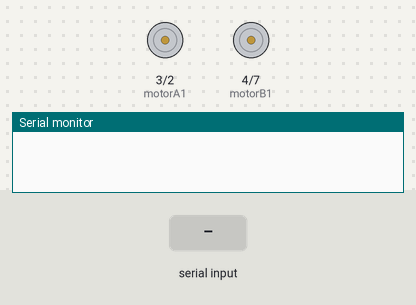
Simulated run of this sketch. Board: Arduino Uno, built with avr-gcc and run on an emulated ATmega328P. Parts: motor-driver pin pairs drawn as motors (green arrow = first pin HIGH = forward, orange = second pin HIGH = backward, longer = more drive, scaled by the enable pin), the last lines printed to the serial monitor. The test bench sets the inputs (shaded band).

Above: at 1.2 s.
1.3 s: "F" received over the second serial link
At 2.3 s:
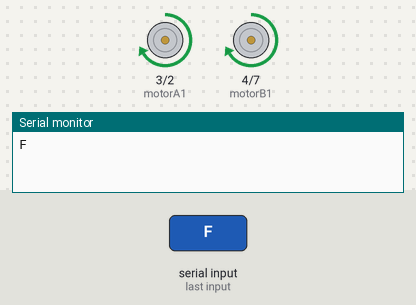
2.8 s: "G" received over the second serial link
At 3.4 s:
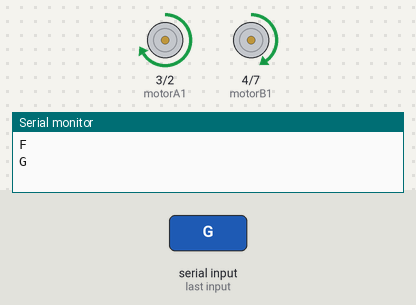
4.3 s: "I" received over the second serial link
At 5.7 s:
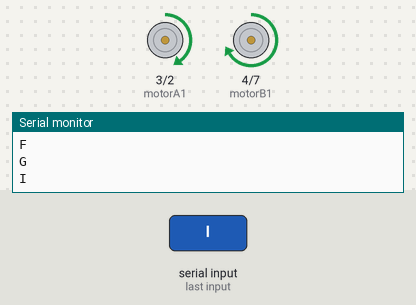
Timing chart, 0 to 7.3 s (numbered marks = the images above; inputs shaded):
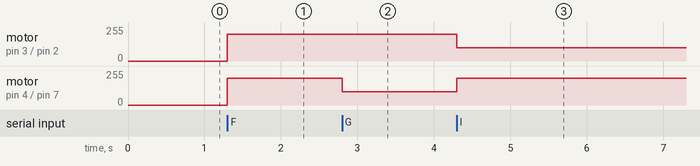

Measured:
- after the input at 1.3 s, motor on pin 3 (motorA1) / pin 2 (motorA2), motor on pin 4 (motorB1) / pin 7 (motorB2): stopped → forward 200/255 at once
- after the input at 2.8 s, motor on pin 4 (motorB1) / pin 7 (motorB2): forward 200/255 → forward 100/255 at once
- after the input at 4.3 s, motor on pin 3 (motorA1) / pin 2 (motorA2): forward 200/255 → forward 100/255 at once; motor on pin 4 (motorB1) / pin 7 (motorB2): forward 100/255 → forward 200/255 at once

The sketch:

ArduinoCode.ino
```cpp
/* Creates a Software Serial port (not using pins 0, 1) using the SoftwareSerial library */
#include <SoftwareSerial.h>
SoftwareSerial mySerial(8, 9); // RX, TX

/* Defines motor control pins */
const int motorA1 = 3;  // Motor A Pin 1
const int motorA2 = 2;  // Motor A Pin 2
const int motorB1 = 4;  // Motor B Pin 1
const int motorB2 = 7;  // Motor B Pin 2

const int A_EN = 5;     // Enable Pin for Motor A
const int B_EN = 6;     // Enable Pin for Motor B

/* Defines variables used below */
int vSpeed = 200; // Base speed of the car (default is 200, max is 255)
char state;        // Variable to store received Bluetooth character

void setup() {
  /* Sets these motor-pins as output pins */
  pinMode(motorA1, OUTPUT);
  pinMode(motorA2, OUTPUT);
  pinMode(motorB1, OUTPUT);
  pinMode(motorB2, OUTPUT);
  pinMode(A_EN, OUTPUT);
  pinMode(B_EN, OUTPUT);

  /* Sets communication speed between Bluetooth and Arduino Uno to 9600 baud */
  mySerial.begin(9600);
  Serial.begin(9600);
}

void loop() {
  /* Reads Bluetooth signal if available and stores it in the 'state' variable (char) */
  if (mySerial.available() > 0) {
    state = mySerial.read();
    Serial.println(state);
  }

  /* Checks if the 'state' character is a speed command and sets it to the vSpeed variable */
  if (state == '0') vSpeed = 0;
  else if (state == '4') vSpeed = 100;
  else if (state == '6') vSpeed = 155;
  else if (state == '7') vSpeed = 180;
  else if (state == '8') vSpeed = 200;
  else if (state == '9') vSpeed = 230;
  else if (state == 'q') vSpeed = 255;


  /* Checks if the 'state' character is a movement command and controls the motors accordingly */
  // Forward
  if (state == 'F') {
    digitalWrite(motorA1, HIGH);
    digitalWrite(motorA2, LOW);
    digitalWrite(motorB1, HIGH);
    digitalWrite(motorB2, LOW);

    analogWrite(A_EN, vSpeed);
    analogWrite(B_EN, vSpeed);
  }

  // Forward Left
  else if (state == 'G') {
    digitalWrite(motorA1, HIGH);
    digitalWrite(motorA2, LOW);
    digitalWrite(motorB1, HIGH);
    digitalWrite(motorB2, LOW);

    analogWrite(A_EN, vSpeed);
    analogWrite(B_EN, 100);
  }

  // Forward Right
  else if (state == 'I') {
    digitalWrite(motorA1, HIGH);
    digitalWrite(motorA2, LOW);
    digitalWrite(motorB1, HIGH);
    digitalWrite(motorB2, LOW);

    analogWrite(A_EN, 100);
    analogWrite(B_EN, vSpeed);
  }

  // Backward
  else if (state == 'B') {
    digitalWrite(motorA1, LOW);
    digitalWrite(motorA2, HIGH);
    digitalWrite(motorB1, LOW);
    digitalWrite(motorB2, HIGH);

    analogWrite(A_EN, vSpeed);
    analogWrite(B_EN, vSpeed);
  }

  // Backward Left
  else if (state == 'H') {
    digitalWrite(motorA1, LOW);
    digitalWrite(motorA2, HIGH);
    digitalWrite(motorB1, LOW);
    digitalWrite(motorB2, HIGH);

    analogWrite(A_EN, vSpeed);
    analogWrite(B_EN, 100);
  }

  // Backward Right
  else if (state == 'J') {
    digitalWrite(motorA1, LOW);
    digitalWrite(motorA2, HIGH);
    digitalWrite(motorB1, LOW);
    digitalWrite(motorB2, HIGH);

    analogWrite(A_EN, 100);
    analogWrite(B_EN, vSpeed);
  }

  // Left
  else if (state == 'L') {
    digitalWrite(motorA1, HIGH);
    digitalWrite(motorA2, LOW);
    digitalWrite(motorB1, LOW);
    digitalWrite(motorB2, HIGH);

    analogWrite(A_EN, vSpeed);
    analogWrite(B_EN, vSpeed);
  }

  // Right
  else if (state == 'R') {
    digitalWrite(motorA1, LOW);
    digitalWrite(motorA2, HIGH);
    digitalWrite(motorB1, HIGH);
    digitalWrite(motorB2, LOW);

    analogWrite(A_EN, vSpeed);
    analogWrite(B_EN, vSpeed);
  }

  // Stop
  else if (state == 'S') {
    digitalWrite(motorA1, LOW);
    digitalWrite(motorA2, LOW);
    digitalWrite(motorB1, LOW);
    digitalWrite(motorB2, LOW);

    analogWrite(A_EN, vSpeed);
    analogWrite(B_EN, vSpeed);
  }
}
```
